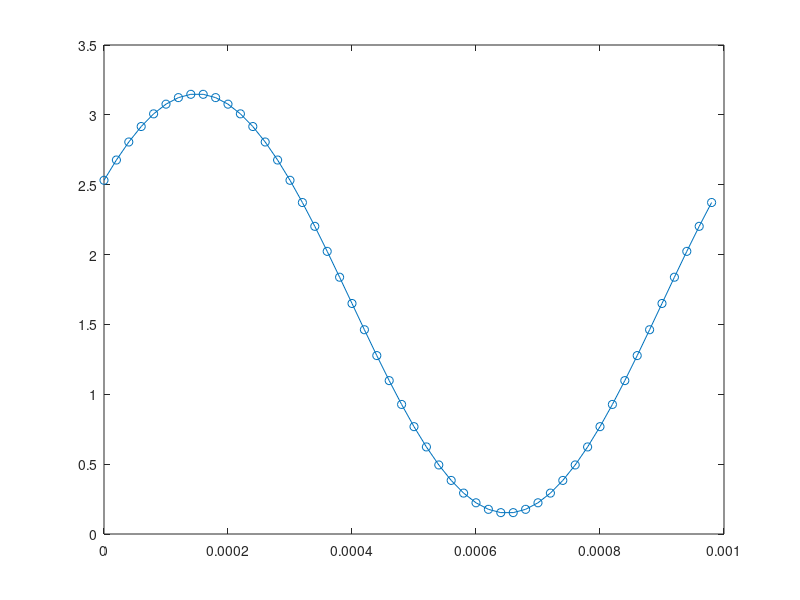

Reproduce this figure in MATLAB.
close all;
clear;
clc;

%1Hz - 20kHz
f = 1000;
N = 50;

A_v = 1.5; Of_v = 1.65;
A_d = 500; Of_d = 512;

fro = 30e6; %DAC clock
timeStep = 1 / (f*N);
T = 1/f;
phase = pi/5; 

n = 0 : N-1;
w = 2*pi*f;
y = Of_d + A_d*sin(w*n*timeStep + phase);
csvwrite('sin.txt',round(y*(2^6)));

y = Of_v + A_v*sin(w*n*timeStep + phase);

figure;
plot(n*timeStep,y, "-o");

%for LT spice
cycles = 100;
y2 = repmat(y,1,cycles)
plw_t = [0, timeStep+zeros(1,cycles*N-1)].';
M = [plw_t, y2.'];
dlmwrite('sin_spice.txt',M,'precision','+%.10f','delimiter','\t');
